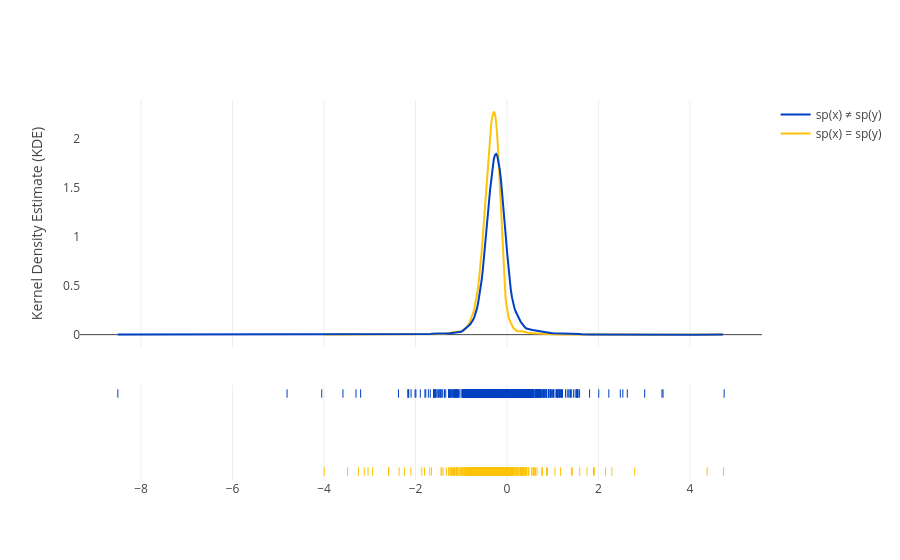

The notebook cell saved with this chart:
### Code cell
fig1 = ff.create_distplot(
    hist_data=hist_data,
    group_labels=groups,
    colors=colors,
    show_hist=False
)

fig1.update_layout(
    template='ygridoff',
    yaxis_title='Kernel Density Estimate (KDE)'
)

### Figure 1 — Plotly figure (JSON) as saved in the notebook; plotly's stock layout.template omitted (floating-point values rounded to 4 significant figures; data arrays with more than 128 entries replaced by an {"elided": "..."} marker saying what was removed)
{"data": [{"legendgroup": "sp(x) = sp(y)", "marker": {"color": "#FFC30B"}, "mode": "lines", "name": "sp(x) = sp(y)", "showlegend": true, "x": {"elided": "500 float values"}, "xaxis": "x", "y": {"elided": "500 float values"}, "yaxis": "y", "type": "scatter"}, {"legendgroup": "sp(x) ≠ sp(y)", "marker": {"color": "#0041C2"}, "mode": "lines", "name": "sp(x) ≠ sp(y)", "showlegend": true, "x": {"elided": "500 float values"}, "xaxis": "x", "y": {"elided": "500 float values"}, "yaxis": "y", "type": "scatter"}, {"legendgroup": "sp(x) = sp(y)", "marker": {"color": "#FFC30B", "symbol": "line-ns-open"}, "mode": "markers", "name": "sp(x) = sp(y)", "showlegend": false, "x": {"elided": "2926 float values"}, "xaxis": "x", "y": {"elided": "2926 str values"}, "yaxis": "y2", "type": "scatter"}, {"legendgroup": "sp(x) ≠ sp(y)", "marker": {"color": "#0041C2", "symbol": "line-ns-open"}, "mode": "markers", "name": "sp(x) ≠ sp(y)", "showlegend": false, "x": {"elided": "5003 float values"}, "xaxis": "x", "y": {"elided": "5003 str values"}, "yaxis": "y2", "type": "scatter"}], "layout": {"barmode": "overlay", "hovermode": "closest", "legend": {"traceorder": "reversed"}, "xaxis": {"anchor": "y2", "domain": [0.0, 1.0], "zeroline": false}, "yaxis": {"anchor": "free", "domain": [0.35, 1], "position": 0.0, "title": {"text": "Kernel Density Estimate (KDE)"}}, "yaxis2": {"anchor": "x", "domain": [0, 0.25], "dtick": 1, "showticklabels": false}}}
